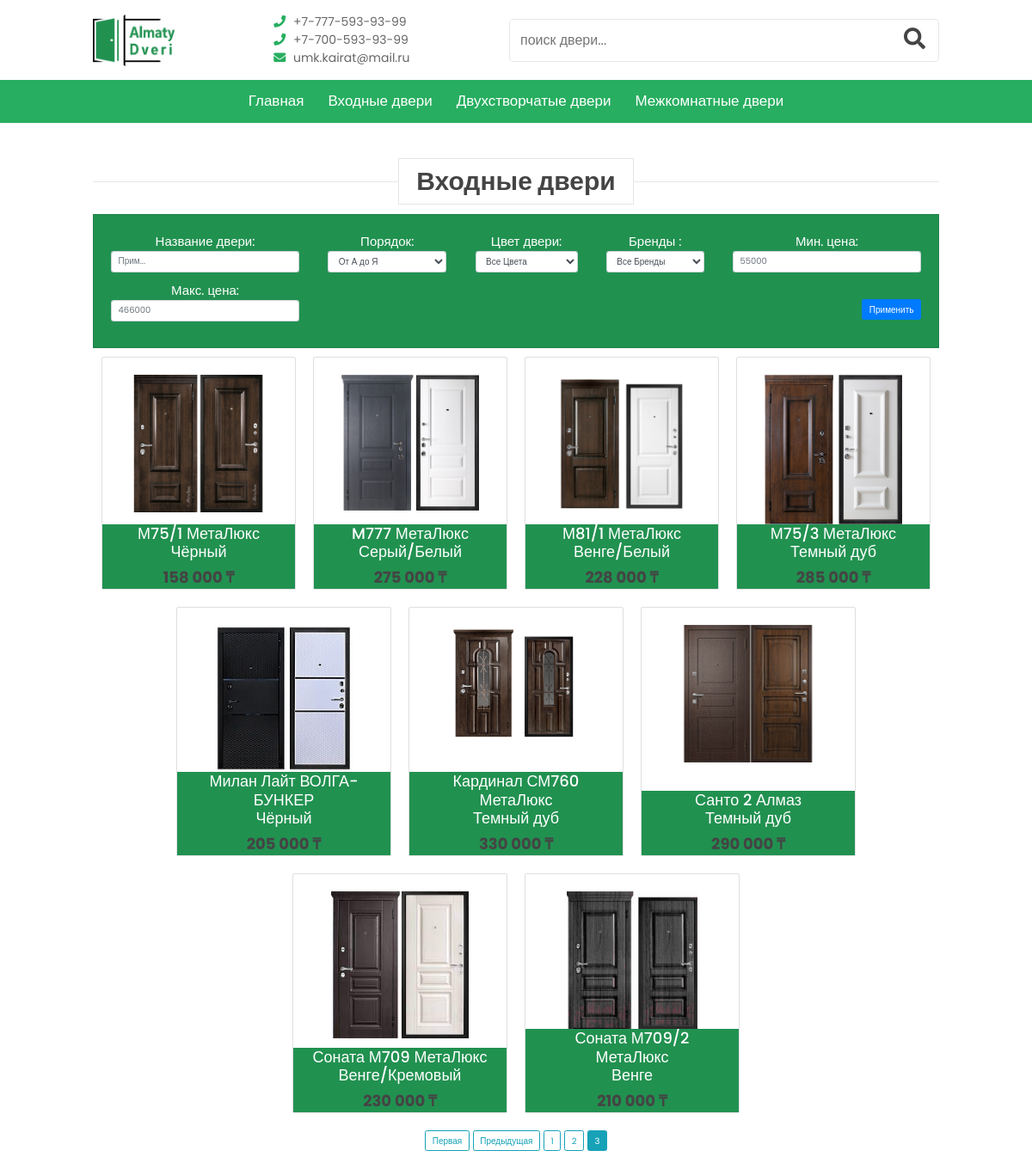
The page /category/Vhodnie-dveri?page=3 on the database its author committed.
### shop/models.py (models this page shows, shortened)
class Category(models.Model):
    name = models.CharField(max_length=200, db_index=True)
    slug = models.SlugField(max_length=200, unique=True)
    class Meta:
        ordering = ('name',)
        verbose_name = 'Категория'
        verbose_name_plural = '1. Категории'
    def __str__(self):
        return self.name

class Variants(models.Model):
    title = models.CharField(max_length=100, blank=True, null=True, verbose_name="Название")
    product = models.ForeignKey(Product, on_delete=models.CASCADE, verbose_name="Продукт")
    color = models.ForeignKey(Color, on_delete=models.CASCADE, blank=True, null=True, verbose_name="Цвет")
    type = models.ForeignKey(DoorType, on_delete=models.CASCADE, blank=True, null=True, verbose_name="Тип")
    image = models.ImageField(blank=True, verbose_name="Фото", upload_to="images/", null=True)
    quantity = models.IntegerField(default=1, verbose_name="Количество")
    size = models.ManyToManyField(Sizes, verbose_name="Размеры")
    price = models.FloatField(default=0, verbose_name="Цена")
    sale_price = models.FloatField(default=0, verbose_name="Цена по Скидке", null=True, blank=True)
    class Meta:
        verbose_name = 'Вариант'
        verbose_name_plural = '4. Варианты'

class Product(models.Model):
    STATUS = (
        ('True', 'True'),
        ('False', 'False'),
    )
    DEFAULT_SPECIFICATION = '''
    <table class="table">
	<tbody>
		<tr>
			<td>
			<h5>Модель</h5>
			</td>
			<td>
			<h5>&nbsp;Лео</h5>
			</td>
		</tr>
		<tr>
			<td>
			<p>Высота полотен</p>
			</td>
			<td>
			<h5>2000мм</h5>
			</td>
		</tr>
		<tr>
			<td>
			<p>Ширина</p>
			</td>
			<td>
			<h5>600,700,800,900 мм</h5>
			</td>
		</tr>
	</tbody>
</table>
'''
    KEYWORDS = '''Межкомнатные двери, двери, дверь, комнантые двери'''
    category = models.ForeignKey(Category, on_delete=models.CASCADE,
                                 verbose_name="Категория")  # many to one relationship
    title = models.CharField(max_length=150, verbose_name="Название")
    image = models.ImageField(upload_to='images/', null=False, verbose_name="Главное Фото двери")
    keywords = models.CharField(max_length=255, null=True, blank=True, default=KEYWORDS, verbose_name="Ключевые слова")
    brand = models.ForeignKey(Brand, verbose_name="Бренд", on_delete=models.CASCADE, blank=True, null=True)
    country = models.ForeignKey(Country, on_delete=models.CASCADE, null=True, blank=True)
    services = models.ForeignKey(Service, on_delete=models.CASCADE, null=True, blank=True)
    description = RichTextField(blank=True, null=True, verbose_name="Описание")
    amount = models.IntegerField(default=0, verbose_name="Количесво")
    specification = RichTextField(blank=True, null=True, verbose_name="Спецификация", default=DEFAULT_SPECIFICATION)
    slug = models.SlugField(null=False, unique=True, verbose_name="Наименование Ссылки")
    status = models.CharField(max_length=10, choices=STATUS, default="True", verbose_name="Статус")
    created_at = models.DateTimeField(auto_now_add=True, )
    updated_at = models.DateTimeField(auto_now=True)
    class Meta:
        verbose_name = 'Дверь'
        verbose_name_plural = '3. Двери'

class Brand(models.Model):
    name = models.CharField(max_length=100, blank=True, null=True)
    logo = models.ImageField(upload_to="images/brands/", blank=True, null=True)
    class Meta:
        verbose_name = 'Бренд'
        verbose_name_plural = '2. Бренды'
    def __str__(self):
        return self.name

class Color(models.Model):
    name = models.CharField(max_length=20)
    image = models.ImageField(upload_to="images/colors/")
    class Meta:
        verbose_name = 'Цвет'
        verbose_name_plural = '8. Цвета'

### shop/views.py (the view)
# urls.py: path('category/<slug:slug>', CategoryProductsView.as_view(), name='category'),
class CategoryProductsView(ListView):
    model = Variants
    template_name = 'category_products.html'
    def get_context_data(self, *args, **kwargs):
        context = super().get_context_data(**kwargs)
        products = Product.objects.filter(status='True')
        variants = Variants.objects.filter(product__category__slug=self.kwargs['slug']).order_by('title')
        if ('Mezhkomnatnie-dveri' == str(self.kwargs['slug'])):
            variant_filter = VariantsFilter(self.request.GET, queryset=variants)
            context['filter'] = variant_filter
            paginated_filtered_products = Paginator(variant_filter.qs, 10)
            page_number = self.request.GET.get('page')
            product_page_obj = paginated_filtered_products.get_page(page_number)
        else:
            ironvars_filter = IronVariantsFilter(self.request.GET, queryset=variants)
            context['filter'] = ironvars_filter
            paginated_filtered_products = Paginator(ironvars_filter.qs, 10)
            page_number = self.request.GET.get('page')
            product_page_obj = paginated_filtered_products.get_page(page_number)
        category_name = variants.first().product.category
        categories = Category.objects.all()
        context['products'] = products
        context['category_name'] = category_name
        context['product_page_obj'] = product_page_obj
        context['categories'] = categories
        return context

### shop/templatetags/custom_tags.py (called while the page is built)
@register.filter(name="get_first_word")
def get_first_word(string):
    first_word = string.split(" ")[0]
    return first_word

@register.simple_tag
def relative_url(value, field_name, urlencode=None):
    url = '?{}={}'.format(field_name, value)
    if urlencode:
        querystring = urlencode.split('&')
        filtered_querystring = filter(lambda p: p.split('=')[0] != field_name, querystring)
        encoded_querystring = '&'.join(filtered_querystring)
        url = '{}&{}'.format(url, encoded_querystring)
    return url

### shop/templates/category_products.html (shortened to what this page needs)
{% extends 'base.html' %}
{% load humanize %}
{% load static %}
{% load custom_tags %}
{% block content %}
    <link rel="stylesheet" href="{% static 'shop/css/category_style.css' %}">
    <link rel="stylesheet" href="{% static 'shop/vendors/bootstrap/bootstrap.min.css' %}">
    <section class="arrivals" id="arrivals">
        <h1 class="heading"><span>{{ category_name }}</span></h1>
        <div class="main">
            <form method="get" class="form-inline sorting-form">
                {{ filter.form.as_p }}
                <button type="submit" class="btn btn-primary">Применить</button>
            </form>
            <div class="card_wrapper">
                {% for product in product_page_obj %}
                    <a class="card" href="{% url 'product_detail' product.product.slug %}">
                        <div class="card_img">
                            <img src="{{ product.image.url }}">
                        </div>
                        <div class="card_content">
                            <h3>{{ product.product.title }} {{ product.product.brand }} <br> {{ product.color.name }}
                            </h3>
                            <div class="content_inline">
                                <span class="sale_price">{{ product.sale_price|floatformat:"0"|intcomma:' ' }}</span>
                            </div>
                        </div>
                    </a>
                {% endfor %}
            </div>
            <div>
              {% if product_page_obj.paginator.num_pages > 1 %}
                {% if product_page_obj.has_previous %}
                    <a class="btn btn-outline-info mb-4"
                       href="{% relative_url 1 'page' request.GET.urlencode %}">Первая</a>
                    <a class="btn btn-outline-info mb-4"
                       href="{% relative_url product_page_obj.previous_page_number 'page' request.GET.urlencode %}">Предыдущая</a>
                {% endif %}
                {% for num in product_page_obj.paginator.page_range %}
                    {% if product_page_obj.number == num %}
                        <a class="btn btn-info mb-4"
                           href="{% relative_url num 'page' request.GET.urlencode %}">{{ num }}</a>
                    {% elif num > product_page_obj.number|add:"-3" and num < product_page_obj.number|add:"3" %}
                        <a class="btn btn-outline-info mb-4" href="{% relative_url num 'page' request.GET.urlencode %}">{{ num }}</a>
                    {% endif %}
                {% endfor %}
              {% endif %}
            </div>
        </div>
    </section>
{% endblock %}

### shop/templates/header.html (shortened to what this page needs)
{% load custom_tags %}
{% load static %}
<header class="header">
    <div class="header-1">
        <a href="{% url 'home' %}" class="logo"> <img src="{% static '/shop/image/almaty-doors_logo_green.png' %}" alt="logo" height="60px"></a>
      <div class="box-container">
            <div class="box">
                <a href="tel:+77775939399"> <i class="fas fa-phone"></i> +7-777-593-93-99 </a>
                <a href="tel:+77005939399"> <i class="fas fa-phone"></i> +7-700-593-93-99 </a>
                <a href="mailto:umk.kairat@mail.ru"> <i class="fas fa-envelope"></i> umk.kairat@mail.ru </a>
            </div>
        </div>
        <div class="search-form">
            <input type="text" name="search" placeholder="поиск двери..." id="search-box" list="door_list" minlength="2" style="height:5.1em">
            <label for="search-box" class="fas fa-search" id="search-btn-icon"></label>
        </div>
    </div>
    <div class="header-2">
        <nav class="navbar_nb">
            <a href="{% url 'home' %}">Главная</a>
            {% for obj in categories %}
                <a href="{% url 'category' obj.slug %}">{{ obj.name }}</a>
            {% endfor %}
        </nav>
    </div>
</header>

### ROOT/static/shop/css/style.css (style rules this page uses)
:root { --green_main: #27ae60; --dark-color: #219150; --black: #444; --light-color: #666; --border: .1rem solid rgba(0, 0, 0, .1); --border-hover: .1rem solid var(--black); --box-shadow: 0 .5rem 1rem rgba(0, 0, 0, .1); }
* { font-family: 'Poppins', sans-serif; margin: 0; padding: 0; box-sizing: border-box; outline: none; border: none; text-decoration: none; transition: all .2s linear; }
html { font-size: 62.5%; overflow-x: hidden; scroll-padding-top: 5rem; scroll-behavior: smooth; }
section { padding: 5rem 9%; }
.heading { text-align: center; margin-bottom: 2rem; position: relative; }
.heading::before { content: ''; position: absolute; top: 50%; left: 0; transform: translateY(-50%); width: 100%; height: .01rem; background: rgba(0, 0, 0, .1); z-index: -1; }
.heading span { font-size: 3rem; padding: .5rem 2rem; color: var(--black); background: #fff; border: var(--border); }
.btn { margin-top: 1rem; display: inline-block; padding: .9rem 3rem; border-radius: .5rem; color: #fff; background: var(--green_main); font-size: 1.7rem; cursor: pointer; font-weight: 500; }
.header .header-1 { background: #fff; padding: 1.5rem 9%; display: flex; align-items: center; justify-content: space-between; }
.header .header-1 .logo { font-size: 2.5rem; font-weight: bolder; color: var(--black); }
.header .header-1 .search-form { width: 50rem; height: 5rem; border: var(--border); overflow: hidden; background: #fff; display: flex; align-items: center; border-radius: .5rem; }
.header .header-1 .search-form input { font-size: 1.6rem; padding: 0 1.2rem; height: 100%; width: 100%; text-transform: none; color: var(--black); }
.header .header-1 .search-form label { font-size: 2.5rem; padding-right: 1.5rem; color: var(--black); cursor: pointer; }
.header .header-2 { background: var(--green_main); }
.header .header-2 .navbar_nb { text-align: center; }
.header .header-2 .navbar_nb a { color: #fff; display: inline-block; padding: 1.2rem; font-size: 1.7rem; }

### ROOT/static/shop/css/category_style.css (style rules this page uses)
.main { margin: 0 auto; align-items: center; display: flex; justify-content: center; flex-direction: column; }
.card_wrapper { display: flex; flex-wrap: wrap; flex-direction: row; justify-content: center; flex: 1; }
.card { display: flex; flex-direction: column; justify-content: space-between; border: var(--border); margin: 10px; background-color: #eee; flex-basis: auto; max-width: 250px; min-height: 250px; flex-grow: inherit; }
.card_img { padding: 2rem 2rem 0; display: flex; justify-content: center; }
.card_img img { width: 160px; }
.card_content { padding: 0 2rem; align-items: center; background-color: var(--dark-color); color: var(--black); }
.card_content h3 { text-align: center; font-size: large; color: white; }
.card_content .content_inline { display: flex; justify-content: space-around; align-items: center; }
.card_content .sale_price { font-weight: bold; font-size: large; }
.card_content .sale_price:after { content: ' ₸'; font-weight: bold; font-size: large; }

### shop/templates/header.html (style rules this page uses)
.box-container .box a i { color: var(--green_main); padding-right: 0.5rem; }
.box-container .box a { display: block; font-size: 1.4rem; color: var(--light-color); }

### shop/templates/category_products.html (style rules this page uses)
body { font-size: 15px; }
.sorting-form { width: 100%; padding: 2rem; background-color: var(--dark-color); color: #fff; justify-content: space-between; border: var(--border); }
.main { margin-bottom: 3rem; }
.heading { font-weight: bold; }

### rows shown on the page
Category: name "Входные двери"
Category: name "Двухстворчатые двери"
Category: name "Межкомнатные двери"
Variants: image (picture), product "М75/1", product.brand "МетаЛюкс", color.name "Чёрный", sale_price "158 000"
Variants: image (picture), product "M777", product.brand "МетаЛюкс", color.name "Серый/Белый", sale_price "275 000"
Variants: image (picture), product "М81/1", product.brand "МетаЛюкс", color.name "Венге/Белый", sale_price "228 000"
Variants: image (picture), product "М75/3", product.brand "МетаЛюкс", color.name "Темный дуб", sale_price "285 000"
Variants: image (picture), product "Милан Лайт", product.brand "ВОЛГА-БУНКЕР", color.name "Чёрный", sale_price "205 000"
Variants: image (picture), product "Кардинал СМ760", product.brand "МетаЛюкс", color.name "Темный дуб", sale_price "330 000"
Variants: image (picture), product "Санто 2", product.brand "Алмаз", color.name "Темный дуб", sale_price "290 000"
Variants: image (picture), product "Соната М709", product.brand "МетаЛюкс", color.name "Венге/Кремовый", sale_price "230 000"
Variants: image (picture), product "Соната М709/2", product.brand "МетаЛюкс", color.name "Венге", sale_price "210 000"

### other values the page prints
{{ num }} "1" "2"
{{ num }} "3"
